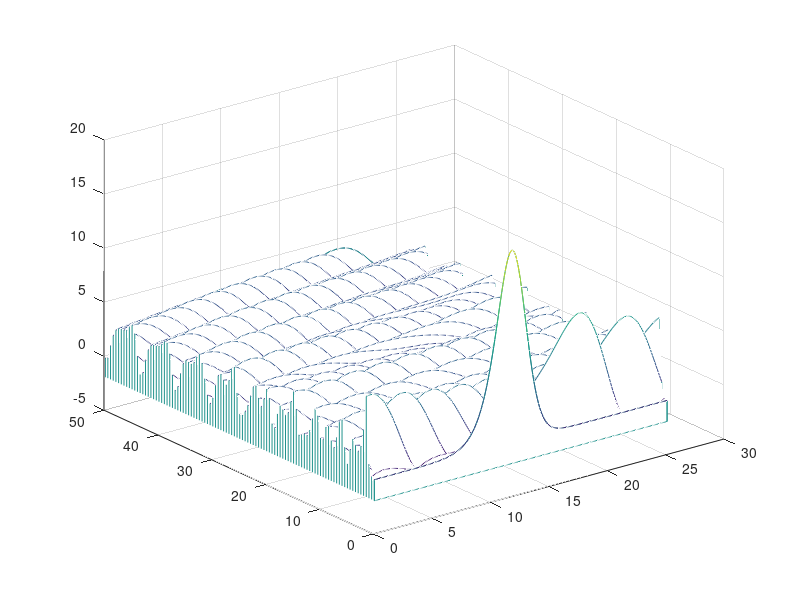

This chart was generated by the following MATLAB code:
clc; clear all; close all;
delta = 0.2; 
N = 256;
x = 8.0*pi*(1:N)'/N;
u = 15 - 15*tanh(0.5*(x-4*pi)) -15*tanh(0.5*(x-4*pi)).^2 + 15*tanh(0.5*(x-4*pi)).^3;
v = fft(u);
dt = 1.0 / 64.0;
k = [ 0:N/2-1, 0.0, -N/2+1:-1 ]' / 2.0;
L = k.^2 - k.^4 - 1i*delta*k.^3;
E = exp ( dt * L );
E2 = exp ( dt * L / 2.0 );
M = 16;
r = exp (1i * pi * ( (1:M) - 0.5 ) / M );
LR = dt * L(:,ones(M,1)) + r(ones(N,1),:);

  Q  = dt * real ( mean ( ...
    ( exp ( LR / 2.0 ) - 1.0 ) ./ LR, 2 ) );
  f1 = dt * real ( mean ( ...
     ( - 4.0 - LR + exp ( LR ) .* ( 4.0 - 3.0 * LR + LR.^2 )) ./ LR.^3, 2 ) );
  f2 = dt * real ( mean ( ...
    ( 2.0 + LR + exp ( LR ) .* ( - 2.0 + LR ) ) ./ LR.^3, 2 ) );
  f3 = dt * real ( mean ( ...
    ( - 4.0 - 3.0 * LR - LR.^2 + exp ( LR ) .* ( 4.0 - LR ) ) ./ LR.^3, 2 ) );

uu = u;
  tt = 0.0;
  tmax = 50.0;
  nmax = round ( tmax / dt );
  nplt = floor ( ( tmax / 100 ) / dt );
  g = - 0.5 * 1i * k;
  
  for j = 1 : nmax

    t = j * dt;

    Nv = g .* fft ( real ( ifft ( v ) ) .^2 );
    a = E2 .* v + Q .* Nv;
    Na = g .* fft ( real ( ifft ( a ) ) .^2 );
    b = E2 .* v + Q .* Na;
    Nb = g .* fft ( real ( ifft ( b ) ) .^2 );
    c = E2 .* a + Q .* ( 2.0 * Nb - Nv );
    Nc = g .* fft ( real ( ifft ( c ) ) .^2 );

    v = E .* v + Nv .* f1 + 2.0 * ( Na + Nb ) .* f2 + Nc .* f3;

    if ( mod ( j, nplt ) == 0 )
      u = real ( ifft ( v ) );
      uu = [ uu, u ];
      tt = [ tt, t ];
    end
    
  end

  uu = uu';
waterfall(x, tt, uu);
